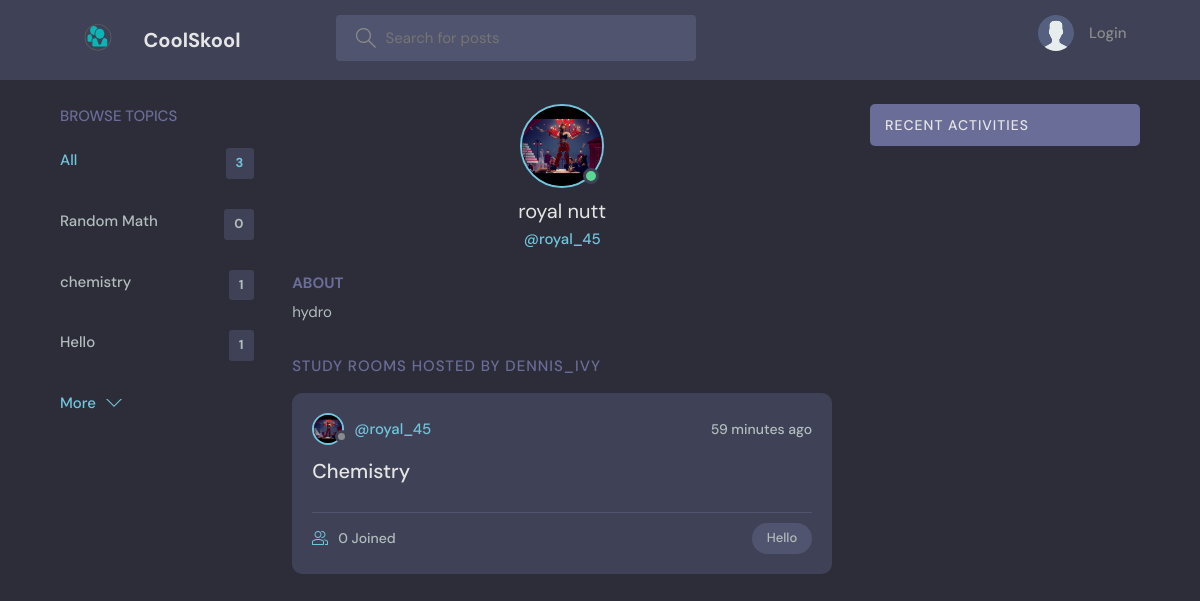
Page /profile/5/ on the earlier database version.
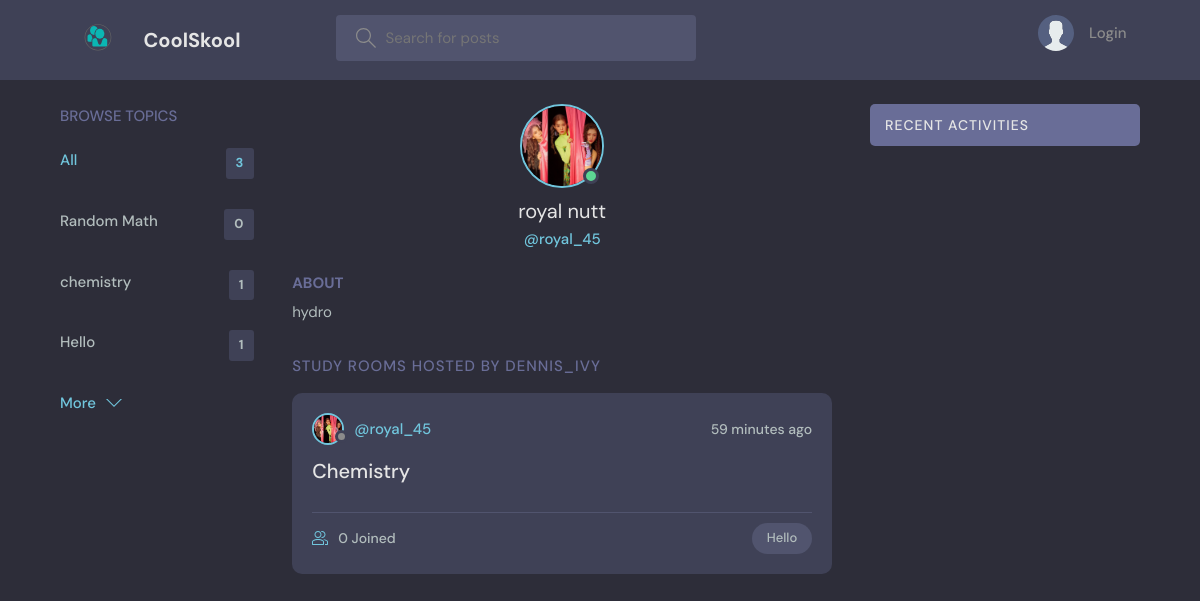
Same page on the later database version.
### base/models.py (models this page shows, shortened)
class User(AbstractUser):
    name = models.CharField(max_length=200, null=True)
    email = models.EmailField(unique=True, null=True)
    bio = models.TextField(null=True)
    avatar = models.ImageField(null=True, default="avatar.svg")
    USERNAME_FIELD = 'email'
    REQUIRED_FIELDS = []

class Room(models.Model):
    host = models.ForeignKey(User, on_delete=models.SET_NULL, null=True)
    topic = models.ForeignKey(Topic, on_delete=models.SET_NULL, null=True)
    name = models.CharField(max_length=200)
    description = models.TextField(null=True, blank=True)
    participants = models.ManyToManyField(
        User, related_name='participants', blank=True)
    updated = models.DateTimeField(auto_now=True)
    created = models.DateTimeField(auto_now_add=True)
    class Meta:
        ordering = ['-updated', '-created']

class Topic(models.Model):
    name = models.CharField(max_length=200)

### base/views.py (the view)
# urls.py: path('profile/<str:pk>/', views.userProfile, name="user-profile"),
def userProfile(request, pk):
    user = User.objects.get(id=pk)
    rooms = user.room_set.all()
    room_messages = user.message_set.all()
    topics = Topic.objects.all()
    context = {'user': user, 'rooms': rooms,
               'room_messages': room_messages, 'topics': topics}
    return render(request, 'base/profile.html', context)

### base/templates/base/profile.html (shortened to what this page needs)
{% extends 'main.html' %}
{% load static %}
{% block content %}
<main class="profile-page layout layout--3">
  <div class="container">
    {% include 'base/topics_component.html' %}
    <div class="roomList">
      <div class="profile">
        <div class="profile__avatar">
          <div class="avatar avatar--large active">
            {% if user.avatar.url == "/images/avatar.svg" %}
                <img src="{% static 'images/avatar.svg' %}" />
            {% else %}
              <img src="{{user.avatar.url}}" />
            {% endif %}
          </div>
        </div>
        <div class="profile__info">
          <h3>{{user.name}}</h3>
          <p>@{{user.username}}</p>
        </div>
        <div class="profile__about">
          <h3>About</h3>
          <p>
            {{user.bio}}
          </p>
        </div>
      </div>
      <div class="roomList__header">
        <div>
          <h2>Study Rooms Hosted by dennis_ivy</a>
          </h2>
        </div>
      </div>
      {% include 'base/feed_component.html' %}
    </div>
    {% include 'base/activity_component.html' %}
  </div>
</main>
{% endblock content %}

### base/templates/base/feed_component.html (shortened to what this page needs)
{% load static %}
{% for room in rooms %}
<div class="roomListRoom">
    <div class="roomListRoom__header">
        <a href="{% url 'user-profile' room.host.id %}" class="roomListRoom__author">
            <div class="avatar avatar--small">
                {% if room.host.avatar.url == "/images/avatar.svg" %}
                    <img src="{% static 'images/avatar.svg' %}" />
                {% else %}
                    <img src="{{room.host.avatar.url}}" />
                {% endif %}
            </div>
            <span>@{{room.host.username}}</span>
        </a>
        <div class="roomListRoom__actions">
            <span>{{room.created|timesince}} ago</span>
        </div>
    </div>
    <div class="roomListRoom__content">
        <a href="{% url 'room' room.id %}">{{room.name}}</a>
    </div>
    <div class="roomListRoom__meta">
        <a href="{% url 'room' room.id %}" class="roomListRoom__joined">
            {{room.participants.all.count}} Joined
        </a>
        <p class="roomListRoom__topic">{{room.topic.name}}</p>
    </div>
</div>
{% endfor %}

Differences in the rows shown:
changed User "royal nutt": avatar: a different picture
changed through a linked row, Room "Chemistry": host.avatar: a different picture
